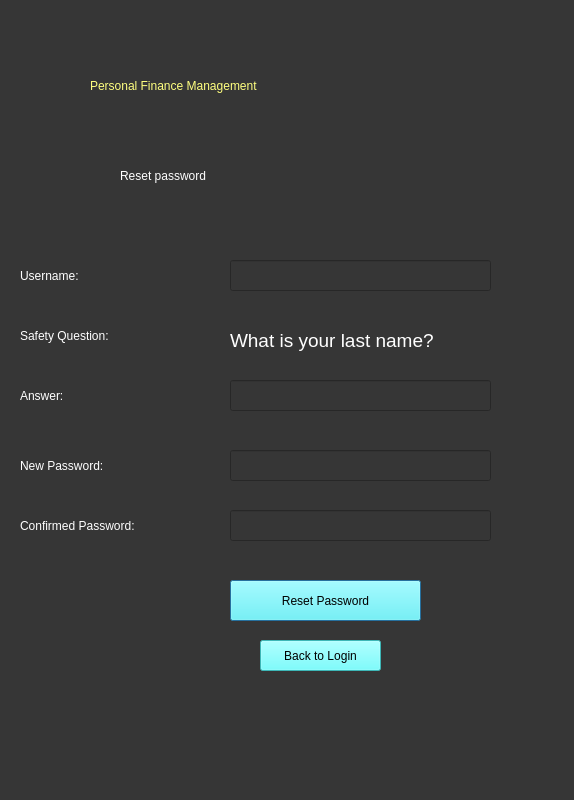
<?xml version="1.0" encoding="UTF-8"?>
<ui version="4.0">
 <class>Dialog</class>
 <widget class="QDialog" name="Dialog">
  <property name="geometry">
   <rect>
    <x>0</x>
    <y>0</y>
    <width>574</width>
    <height>800</height>
   </rect>
  </property>
  <property name="windowTitle">
   <string>Dialog</string>
  </property>
  <property name="styleSheet">
   <string notr="true">background-color: rgb(54, 54, 54);</string>
  </property>
  <widget class="QLabel" name="label_5">
   <property name="geometry">
    <rect>
     <x>90</x>
     <y>60</y>
     <width>361</width>
     <height>51</height>
    </rect>
   </property>
   <property name="styleSheet">
    <string notr="true">color: rgb(255, 255, 127);
font: 20pt &quot;MS Shell Dlg 2&quot;;
</string>
   </property>
   <property name="text">
    <string>Personal Finance Management</string>
   </property>
  </widget>
  <widget class="QLabel" name="label">
   <property name="geometry">
    <rect>
     <x>120</x>
     <y>150</y>
     <width>261</width>
     <height>51</height>
    </rect>
   </property>
   <property name="styleSheet">
    <string notr="true">color: rgb(255, 255, 255);
font: 28pt &quot;MS Shell Dlg 2&quot;;
</string>
   </property>
   <property name="text">
    <string>Reset password</string>
   </property>
  </widget>
  <widget class="QLineEdit" name="username">
   <property name="geometry">
    <rect>
     <x>230</x>
     <y>260</y>
     <width>261</width>
     <height>31</height>
    </rect>
   </property>
   <property name="styleSheet">
    <string notr="true">font: 15pt &quot;MS Shell Dlg 2&quot;;
color: rgb(243, 243, 243);</string>
   </property>
  </widget>
  <widget class="QLabel" name="label_2">
   <property name="geometry">
    <rect>
     <x>20</x>
     <y>260</y>
     <width>101</width>
     <height>31</height>
    </rect>
   </property>
   <property name="styleSheet">
    <string notr="true">font: 15pt &quot;MS Shell Dlg 2&quot;;
color: rgb(255, 255, 255);</string>
   </property>
   <property name="text">
    <string>Username:</string>
   </property>
  </widget>
  <widget class="QLabel" name="label_3">
   <property name="geometry">
    <rect>
     <x>20</x>
     <y>320</y>
     <width>151</width>
     <height>31</height>
    </rect>
   </property>
   <property name="styleSheet">
    <string notr="true">font: 15pt &quot;MS Shell Dlg 2&quot;;
color: rgb(255, 255, 255);</string>
   </property>
   <property name="text">
    <string>Safety Question:</string>
   </property>
  </widget>
  <widget class="QLabel" name="label_4">
   <property name="geometry">
    <rect>
     <x>230</x>
     <y>320</y>
     <width>221</width>
     <height>41</height>
    </rect>
   </property>
   <property name="text">
    <string>&lt;html&gt;&lt;head/&gt;&lt;body&gt;&lt;p&gt;&lt;span style=&quot; font-size:14pt; color:#ffffff;&quot;&gt;What is your last name?&lt;/span&gt;&lt;/p&gt;&lt;/body&gt;&lt;/html&gt;</string>
   </property>
  </widget>
  <widget class="QLabel" name="label_6">
   <property name="geometry">
    <rect>
     <x>20</x>
     <y>380</y>
     <width>151</width>
     <height>31</height>
    </rect>
   </property>
   <property name="styleSheet">
    <string notr="true">font: 15pt &quot;MS Shell Dlg 2&quot;;
color: rgb(255, 255, 255);</string>
   </property>
   <property name="text">
    <string>Answer:</string>
   </property>
  </widget>
  <widget class="QLineEdit" name="answersafetyquestion">
   <property name="geometry">
    <rect>
     <x>230</x>
     <y>380</y>
     <width>261</width>
     <height>31</height>
    </rect>
   </property>
   <property name="styleSheet">
    <string notr="true">font: 15pt &quot;MS Shell Dlg 2&quot;;
color: rgb(243, 243, 243);</string>
   </property>
  </widget>
  <widget class="QLabel" name="label_7">
   <property name="geometry">
    <rect>
     <x>20</x>
     <y>450</y>
     <width>151</width>
     <height>31</height>
    </rect>
   </property>
   <property name="styleSheet">
    <string notr="true">font: 15pt &quot;MS Shell Dlg 2&quot;;
color: rgb(255, 255, 255);</string>
   </property>
   <property name="text">
    <string>New Password:</string>
   </property>
  </widget>
  <widget class="QLabel" name="label_8">
   <property name="geometry">
    <rect>
     <x>20</x>
     <y>510</y>
     <width>201</width>
     <height>31</height>
    </rect>
   </property>
   <property name="styleSheet">
    <string notr="true">font: 15pt &quot;MS Shell Dlg 2&quot;;
color: rgb(255, 255, 255);</string>
   </property>
   <property name="text">
    <string>Confirmed Password:</string>
   </property>
  </widget>
  <widget class="QLineEdit" name="newpass">
   <property name="geometry">
    <rect>
     <x>230</x>
     <y>450</y>
     <width>261</width>
     <height>31</height>
    </rect>
   </property>
   <property name="styleSheet">
    <string notr="true">font: 15pt &quot;MS Shell Dlg 2&quot;;
color: rgb(243, 243, 243);</string>
   </property>
  </widget>
  <widget class="QLineEdit" name="confirmnewpass">
   <property name="geometry">
    <rect>
     <x>230</x>
     <y>510</y>
     <width>261</width>
     <height>31</height>
    </rect>
   </property>
   <property name="styleSheet">
    <string notr="true">font: 15pt &quot;MS Shell Dlg 2&quot;;
color: rgb(243, 243, 243);</string>
   </property>
  </widget>
  <widget class="QPushButton" name="resetbutton">
   <property name="geometry">
    <rect>
     <x>230</x>
     <y>580</y>
     <width>191</width>
     <height>41</height>
    </rect>
   </property>
   <property name="styleSheet">
    <string notr="true">background-color: rgb(85, 255, 255);
font: 16pt &quot;MS Shell Dlg 2&quot;;</string>
   </property>
   <property name="text">
    <string>Reset Password</string>
   </property>
  </widget>
  <widget class="QPushButton" name="backtologinbutton">
   <property name="geometry">
    <rect>
     <x>260</x>
     <y>640</y>
     <width>121</width>
     <height>31</height>
    </rect>
   </property>
   <property name="styleSheet">
    <string notr="true">background-color: rgb(85, 255, 255);
color: rgb(0, 0, 0);</string>
   </property>
   <property name="text">
    <string>Back to Login</string>
   </property>
  </widget>
 </widget>
 <resources/>
 <connections/>
</ui>
